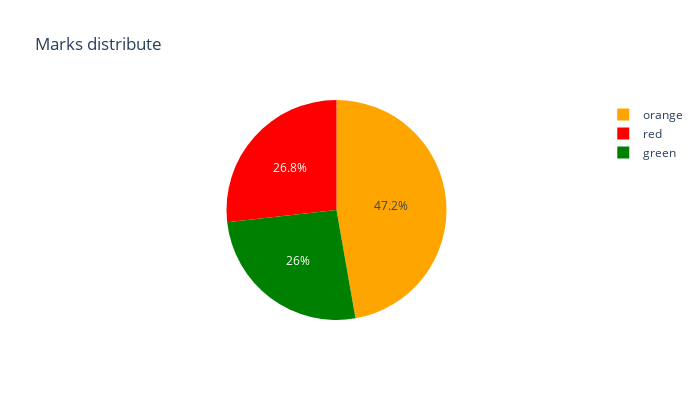

The notebook cell this image was saved under:
### Markdown cell above
### data embalance check

### Code cell
print("The number of samples in the class 'red' : " , df['تصنيف'][df['تصنيف'] == "أحمر"].count())
print("The number of samples in the class 'orange' : " , df['تصنيف'][df['تصنيف'] == "برتقالي"].count())
print("The number of samples in the class 'green' : " , df['تصنيف'][df['تصنيف'] == "أخضر"].count())

import plotly.express as px

colors = {"red":df['تصنيف'][df['تصنيف'] == "أحمر"].count(), "orange":df['تصنيف'][df['تصنيف'] == "برتقالي"].count(), "green":df['تصنيف'][df['تصنيف'] == "أخضر"].count()}
sorted_colors = dict(sorted(colors.items(), key=lambda x: x[1], reverse=True))

fig = px.pie(values=list(sorted_colors.values()), names=list(sorted_colors.keys()), width=700, height=400, color_discrete_sequence=list(sorted_colors.keys()), title="Marks distribute")

fig.show()

### Figure 1 — Plotly figure (JSON) as saved in the notebook; plotly's stock layout.template omitted (floating-point values rounded to 4 significant figures)
{"data": [{"domain": {"x": [0, 1], "y": [0, 1]}, "hovertemplate": "label=%{label}<br>value=%{value}<extra></extra>", "labels": ["orange", "red", "green"], "legendgroup": "", "name": "", "showlegend": true, "type": "pie", "values": [1181, 669, 650]}], "layout": {"height": 400, "legend": {"tracegroupgap": 0}, "piecolorway": ["orange", "red", "green"], "title": {"text": "Marks distribute"}, "width": 700}}
